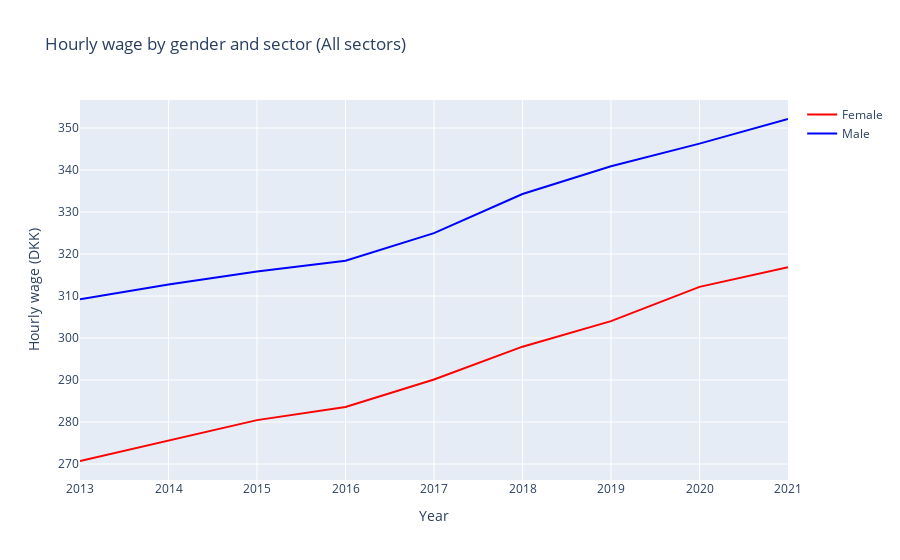

Notebook code for this chart:
### Markdown cell above
We use the data that we downloaded and cleaned in section 1.1. We want to study how the wages have developeed over the years so we use the following code. 

The following code creates an interactive plot that shows the hourly wage of males and females for different sectors. Using the dropdown function, you can select the sector to examine.

### Code cell
# Group the data by year, sector, and gender, and calculate the mean hourly wage
wage_by_year_sector = wage.groupby(['Year', 'Sector']).mean().reset_index()

# Create the plot layout
layout = go.Layout(xaxis=dict(title='Year'),
                   yaxis=dict(title='Hourly wage (DKK)'))

# Define the dropdown options
sector_options = list(wage_by_year_sector['Sector'].unique())

# Define the callback function
def update_plot(sector):
    # Filter the data based on the selected sector
    filtered_data = wage_by_year_sector[wage_by_year_sector['Sector'] == sector]

    # Create traces for the full-time and part-time data
    trace_k = go.Scatter(x=filtered_data['Year'], y=filtered_data['Female Hourly wage'], mode='lines',line = dict(color='red', width=2), name='Female')
    trace_m = go.Scatter(x=filtered_data['Year'], y=filtered_data['Male Hourly wage'], mode='lines',line = dict(color='blue', width=2), name='Male')

    # Create the plot figure and add the traces and layout
    fig = go.Figure(data=[trace_k, trace_m], layout=layout)
    fig.update_layout(title='Hourly wage by gender and sector ({})'.format(sector))
    fig.show()

# Create the interactive dropdown
interact(update_plot, sector=sector_options)

### Figure 1 — Plotly figure (JSON) as saved in the notebook; plotly's stock layout.template omitted (floating-point values rounded to 4 significant figures)
{"data": [{"line": {"color": "red", "width": 2}, "mode": "lines", "name": "Female", "type": "scatter", "x": [2013, 2014, 2015, 2016, 2017, 2018, 2019, 2020, 2021], "y": [270.7, 275.6, 280.4, 283.6, 290.1, 297.9, 304.0, 312.2, 316.8]}, {"line": {"color": "blue", "width": 2}, "mode": "lines", "name": "Male", "type": "scatter", "x": [2013, 2014, 2015, 2016, 2017, 2018, 2019, 2020, 2021], "y": [309.2, 312.8, 315.8, 318.4, 325.0, 334.3, 340.9, 346.3, 352.1]}], "layout": {"title": {"text": "Hourly wage by gender and sector (All sectors)"}, "xaxis": {"title": {"text": "Year"}}, "yaxis": {"title": {"text": "Hourly wage (DKK)"}}}}
